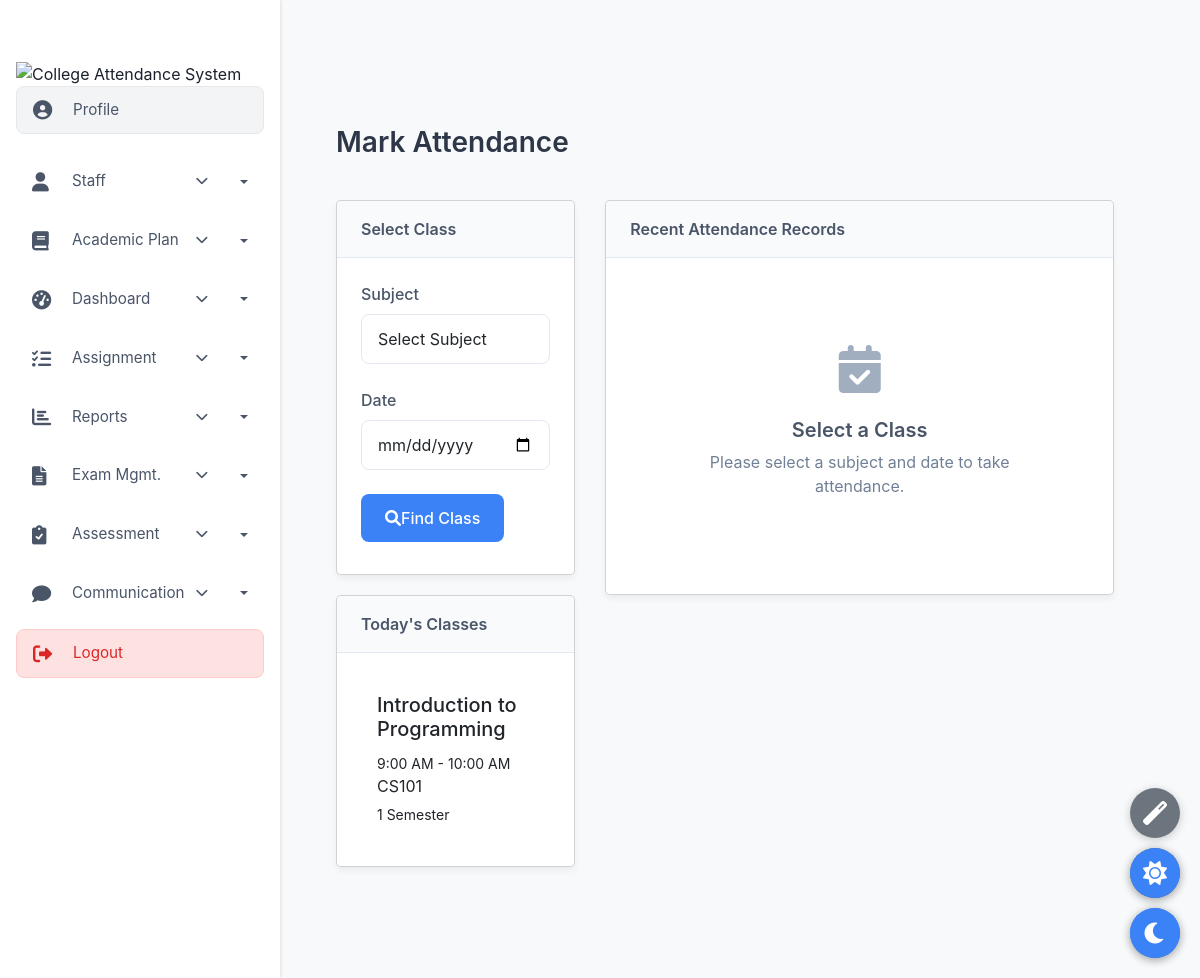
Page /mark-attendance/?date=2025-03-20 (signed in) on the committed database.
### attendance/models.py (models this page shows, shortened)
class Class(models.Model):
    subject = models.ForeignKey(Subject, on_delete=models.CASCADE, related_name='classes')
    date = models.DateField()
    start_time = models.TimeField()
    end_time = models.TimeField()
    room_number = models.CharField(max_length=20, null=True, blank=True)
    topic = models.CharField(max_length=200, blank=True)
    notes = models.TextField(blank=True)
    is_cancelled = models.BooleanField(default=False)
    cancellation_reason = models.TextField(blank=True)

class Subject(models.Model):
    name = models.CharField(max_length=100)
    code = models.CharField(max_length=20, unique=True)
    department = models.ForeignKey(Department, on_delete=models.CASCADE, related_name='subjects', null=True, blank=True)
    staff = models.ForeignKey(settings.AUTH_USER_MODEL, on_delete=models.CASCADE, related_name='subjects')
    semester = models.IntegerField(validators=[MinValueValidator(1), MaxValueValidator(8)], null=True, blank=True)
    credits = models.IntegerField(validators=[MinValueValidator(1), MaxValueValidator(5)], null=True, blank=True)
    total_classes = models.IntegerField(default=0)

### accounts/views.py (the view, shortened to what this page needs)
# urls.py: path('mark-attendance/', views.mark_attendance, name='mark_attendance'),
@login_required
def mark_attendance(request):
    if request.user.user_type != 'staff' and request.user.user_type != 'hod':
        messages.error(request, 'Access denied. Staff or HOD access only.')
        return redirect('login')
    from attendance.models import Subject, Class, Attendance, Department
    if request.user.user_type == 'hod':
        try:
            cs_dept = Department.objects.get(name="Computer Science")
            subjects = Subject.objects.filter(department=cs_dept)
        except Department.DoesNotExist:
            messages.error(request, 'Department "Computer Science" not found. Please contact the administrator.')
            return redirect('hod_dashboard')
    else:
        subjects = Subject.objects.filter(staff=request.user)
    today = timezone.now().date()
    classes = Class.objects.filter(
        subject__in=subjects,
        date=today
    ).select_related('subject')
    subject_id = request.GET.get('subject')
    date_str = request.GET.get('date')
    available_classes = None
    context = {
        'subjects': subjects,
        'today': today,
        'classes': classes,
        'available_classes': available_classes,
        'page_title': 'Mark Attendance'
    }
    return render(request, 'accounts/mark_attendance.html', context)

### templates/accounts/mark_attendance.html (shortened to what this page needs)
{% extends 'base.html' %}
{% load static %}
{% block staff_content %}
<div class="attendance-container">
    <div class="page-header">
        <h1 class="page-title">Mark Attendance</h1>
    </div>
    <div class="row">
        <div class="col-md-4">
            <div class="card">
                <div class="card-header">
                    Select Class
                </div>
                <div class="card-body">
                    {% if subjects %}
                        <form method="get" action="{% url 'mark_attendance' %}" id="findClassForm">
                            <div class="form-group">
                                <label for="subject" class="form-label">Subject</label>
                                <select name="subject" id="subject" class="form-control" required>
                                    <option value="">Select Subject</option>
                                </select>
                            </div>
                            <div class="form-group">
                                <label for="date" class="form-label">Date</label>
                                <input type="date" name="date" id="date" class="form-control" value="{{ request.GET.date|default:today|date:'Y-m-d' }}" required>
                            </div>
                            <button type="submit" class="btn btn-primary" id="findClassBtn">
                                <i class="fas fa-search"></i>
                                Find Class
                            </button>
                        </form>
                    {% endif %}
                </div>
            </div>
            <div class="card">
                <div class="card-header">
                    Today's Classes
                </div>
                <div class="card-body">
                    {% if classes %}
                        <div class="list-group">
                            {% for class in classes %}
                                <a href="{% url 'take_attendance' class.subject.id %}?date={{ class.date|date:'Y-m-d' }}&class_id={{ class.id }}" class="list-group-item list-group-item-action">
                                    <div class="d-flex w-100 justify-content-between">
                                        <h5 class="mb-1">{{ class.subject.name }}</h5>
                                        <small>{{ class.start_time|time:"g:i A" }} - {{ class.end_time|time:"g:i A" }}</small>
                                    </div>
                                    <p class="mb-1">{{ class.subject.code }}</p>
                                    <small>{{ class.subject.semester }} Semester</small>
                                </a>
                            {% endfor %}
                        </div>
                    {% else %}
                        <p class="text-muted">No classes scheduled for today.</p>
                    {% endif %}
                </div>
            </div>
        </div>
        <div class="col-md-8">
            <div class="card">
                <div class="card-header">
                    Recent Attendance Records
                </div>
                <div class="card-body">
                    <div class="empty-state" id="selectClassMessage">
                        <div class="empty-icon">
                            <i class="fas fa-calendar-check"></i>
                        </div>
                        <h2 class="empty-title">Select a Class</h2>
                        <p class="empty-description">Please select a subject and date to take attendance.</p>
                    </div>
                </div>
            </div>
        </div>
    </div>
</div>
{% endblock %}

### static/css/shared.css (style rules this page uses)
body { background-color: #f8f9fa; }

### static/css/custom.css (style rules this page uses)
body { margin: 0; padding-top: 60px !important; transition: background-color 0.3s ease, color 0.3s ease; overflow-x: hidden; }
html, body { width: 100% !important; max-width: 100% !important; overflow-x: hidden !important; }
.row { display: flex; flex-wrap: wrap; width: 100%; margin-left: -15px; margin-right: -15px; margin-bottom: 15px !important; }
.row > [class*="col-"] { padding-left: 15px; padding-right: 15px; margin-bottom: 20px !important; display: flex; flex-direction: column; }
.card { width: 100%; display: flex; flex-direction: column; overflow: hidden; margin-bottom: 20px !important; box-shadow: 0 4px 6px rgba(0,0,0,0.05) !important; border-radius: 5px !important; }
.card-body { flex: 1 1 auto; }
.d-flex { flex-wrap: wrap; gap: 8px; }
.row > [class*="col-"] { margin-bottom: 15px; }
.d-flex { flex-wrap: wrap; }
img, svg, i { max-width: 100% !important; vertical-align: middle !important; }
.form-control, .form-select, .btn { margin-bottom: 0.5rem !important; }
.btn { white-space: nowrap !important; }
* + * { margin-top: 0 !important; }
.list-group-item { border: none; border-bottom: 1px solid rgba(0,0,0,0.05); padding: 1rem; }
.list-group-item:last-child { border-bottom: none; }
.btn { white-space: nowrap; display: inline-flex; align-items: center; justify-content: center; }
i.fas, i.far, i.fab { display: inline-flex; }
body { padding-top: 60px !important; }

### templates/base.html (style rules this page uses)
* { margin: 0; padding: 0; box-sizing: border-box; }
body { font-family: -apple-system, BlinkMacSystemFont, "Segoe UI", Roboto, "Helvetica Neue", Arial, sans-serif; background-color: #f8f9fa; color: #1a202c; line-height: 1.5; min-height: 100vh; padding-top: 0; overflow-x: hidden; }
.card { margin-bottom: 20px; box-shadow: 0 2px 5px rgba(0,0,0,0.05); }

### templates/accounts/mark_attendance.html (style rules this page uses)
.attendance-container { padding: 2rem; }
.page-header { display: flex; justify-content: space-between; align-items: center; margin-bottom: 2rem; }
.page-title { font-size: 1.75rem; font-weight: 600; color: #2d3748; }
.card { border-radius: 10px; box-shadow: 0 1px 3px rgba(0, 0, 0, 0.1); margin-bottom: 2rem; }
.card-header { background-color: #f8fafc; border-bottom: 1px solid #e2e8f0; padding: 1rem 1.5rem; font-weight: 600; color: #4a5568; }
.card-body { padding: 1.5rem; }
.form-group { margin-bottom: 1.5rem; }
.form-label { font-weight: 500; color: #4a5568; margin-bottom: 0.5rem; }
.form-control { border-radius: 0.5rem; border: 1px solid #e2e8f0; padding: 0.75rem 1rem; width: 100%; }
.btn-primary { background-color: #3b82f6; color: white; border: none; border-radius: 0.5rem; padding: 0.75rem 1.5rem; font-weight: 500; cursor: pointer; transition: all 0.2s; }
.empty-state { text-align: center; padding: 3rem; }
.empty-icon { font-size: 3rem; color: #a0aec0; margin-bottom: 1rem; }
.empty-title { font-size: 1.25rem; font-weight: 600; color: #4a5568; margin-bottom: 0.5rem; }
.empty-description { color: #718096; margin-bottom: 1.5rem; }

### rows in the picture
Class: subject.name "Introduction to Programming", start_time "9:00 AM", end_time "10:00 AM", subject.code "CS101", subject.semester "1"
